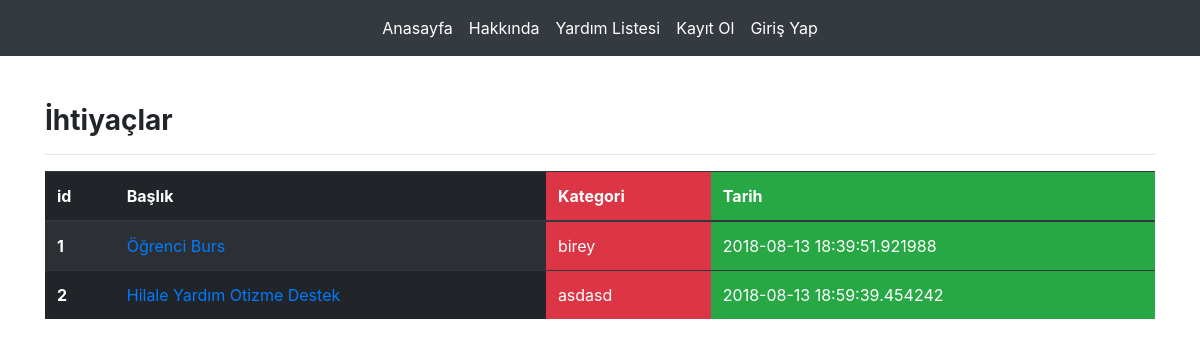
Before: /needs with the older database file.
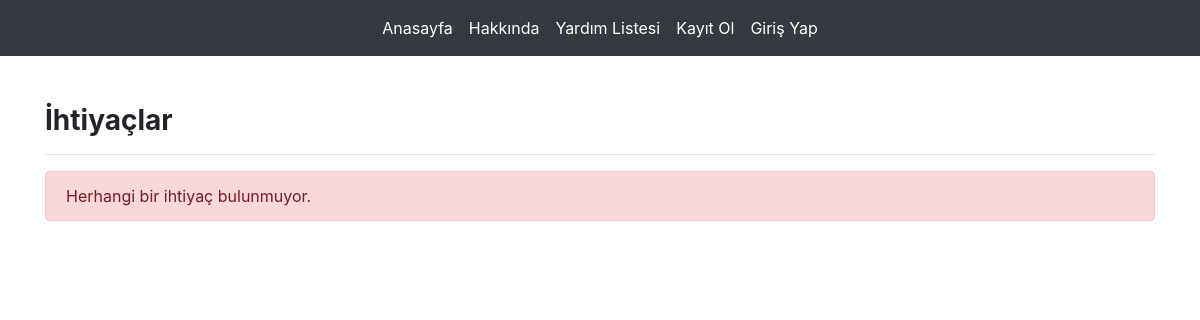
After: the same page with the newer database file.
### app.py (models this page shows)
class Need(db.Model):
    id = db.Column(db.Integer, primary_key=True)
    title = db.Column(db.String(100))
    content = db.Column(db.String(1000))
    address = db.Column(db.String(1000))
    email = db.Column(db.String(45))
    phone = db.Column(db.Integer)
    category = db.Column(db.String(40))
    iban = db.Column(db.String(50))
    created_date = db.Column(db.DateTime, nullable=False, default=datetime.utcnow)

### app.py (the view)
@app.route('/needs')
def needs():
    needs = Need.query.all()
    if needs:
        return render_template('needs.html', needs = needs)
    else:
        return render_template('needs.html')

### templates/needs.html
{% extends "base.html" %}
{% block body %}
<h3>
    <strong>
        İhtiyaçlar
    </strong>
</h3>
<hr>
{% if needs %}
<table class="table table-striped table-dark">
    <thead>
      <tr>
        <th scope="col">id</th>
        <th class="" scope="col">Başlık</th>
        <th class="bg-danger" scope="col">Kategori</th>
        <th class="bg-success" scope="col">Tarih</th>
      </tr>
    </thead>
    <tbody>
    {% for need in needs %}
      <tr>
        <th scope="row">{{ need.id }}</th>
        <td class="" > <a href="/need/{{ need.id }}">{{ need.title }}</a></td>
        <td class="bg-danger" >{{ need.category }}</td>
        <td class="bg-success">{{ need.created_date }}</td>
      </tr>
    {% endfor %}
    </tbody>
  </table>
{% else %}
    <div class="alert alert-danger">
        Herhangi bir ihtiyaç bulunmuyor.
    </div>
{% endif %}
{% endblock body %}

### templates/base.html (shortened to what this page needs)
<!DOCTYPE html>
<html lang="en">
<head>
    <link rel="stylesheet" href="https://maxcdn.bootstrapcdn.com/bootstrap/4.0.0/css/bootstrap.min.css">
</head>
<body>
    {% include "includes/navbar.html" %}
    <br><br>
    <div class="container">
        {% block body %}
        {% endblock body %}
    </div>
</body>
</html>

### templates/includes/navbar.html (shortened to what this page needs)
      <nav class="navbar navbar-expand-lg navbar-dark bg-dark">
        <div class="collapse navbar-collapse justify-content-md-center" id="navbarsExample08">
          <ul class="navbar-nav">
            <li class="nav-item active">
              <a class="nav-link" href="/">Anasayfa</a>
            </li>
            <li class="nav-item active">
              <a class="nav-link" href="/about">Hakkında</a>
            </li>
            <li class="nav-item active">
              <a class="nav-link" href="/needs">Yardım Listesi</a>
            </li>
            {% if session['logged_in'] %}
              <li class="nav-item active">
                <a class="nav-link" href="/dashboard">Kontrol Paneli</a>
              </li>
              <li class="nav-item active">
                  <a class="nav-link" href="/logout">Çıkış</a>
              </li>
            {% else %}
              <li class="nav-item active">
                <a class="nav-link" href="/register">Kayıt Ol</a>
              </li>
              <li class="nav-item active">
                  <a class="nav-link" href="/login">Giriş Yap</a>
              </li>
            {% endif %}
          </ul>
        </div>
      </nav>

Changed rows visible on the page:
removed Need: id "1", title "Öğrenci Burs", category "birey", created_date "2018-08-13 18:39:51.921988"
removed Need: id "2", title "Hilale Yardım Otizme Destek", category "asdasd", created_date "2018-08-13 18:59:39.454242"
Other visible differences:
text no longer shown: "id Başlık Kategori Tarih"
text now shown: "Herhangi bir ihtiyaç bulunmuyor."
